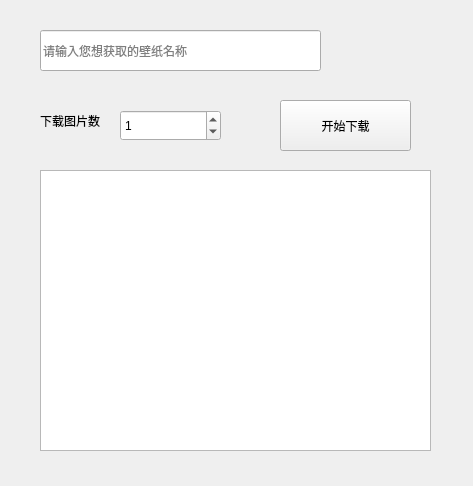
<?xml version="1.0" encoding="UTF-8"?>
<ui version="4.0">
 <class>Form</class>
 <widget class="QWidget" name="Form">
  <property name="geometry">
   <rect>
    <x>0</x>
    <y>0</y>
    <width>473</width>
    <height>486</height>
   </rect>
  </property>
  <property name="windowTitle">
   <string>百度壁纸下载器</string>
  </property>
  <widget class="QLineEdit" name="lineEdit">
   <property name="geometry">
    <rect>
     <x>40</x>
     <y>30</y>
     <width>281</width>
     <height>41</height>
    </rect>
   </property>
   <property name="placeholderText">
    <string>请输入您想获取的壁纸名称</string>
   </property>
  </widget>
  <widget class="QPushButton" name="pushButton">
   <property name="geometry">
    <rect>
     <x>280</x>
     <y>100</y>
     <width>131</width>
     <height>51</height>
    </rect>
   </property>
   <property name="text">
    <string>开始下载</string>
   </property>
  </widget>
  <widget class="QSpinBox" name="spinBox">
   <property name="geometry">
    <rect>
     <x>120</x>
     <y>110</y>
     <width>101</width>
     <height>31</height>
    </rect>
   </property>
   <property name="value">
    <number>1</number>
   </property>
  </widget>
  <widget class="QLabel" name="label">
   <property name="geometry">
    <rect>
     <x>40</x>
     <y>110</y>
     <width>71</width>
     <height>21</height>
    </rect>
   </property>
   <property name="text">
    <string>下载图片数</string>
   </property>
  </widget>
  <widget class="QTextBrowser" name="textBrowser">
   <property name="geometry">
    <rect>
     <x>40</x>
     <y>170</y>
     <width>391</width>
     <height>281</height>
    </rect>
   </property>
  </widget>
 </widget>
 <resources/>
 <connections/>
</ui>
